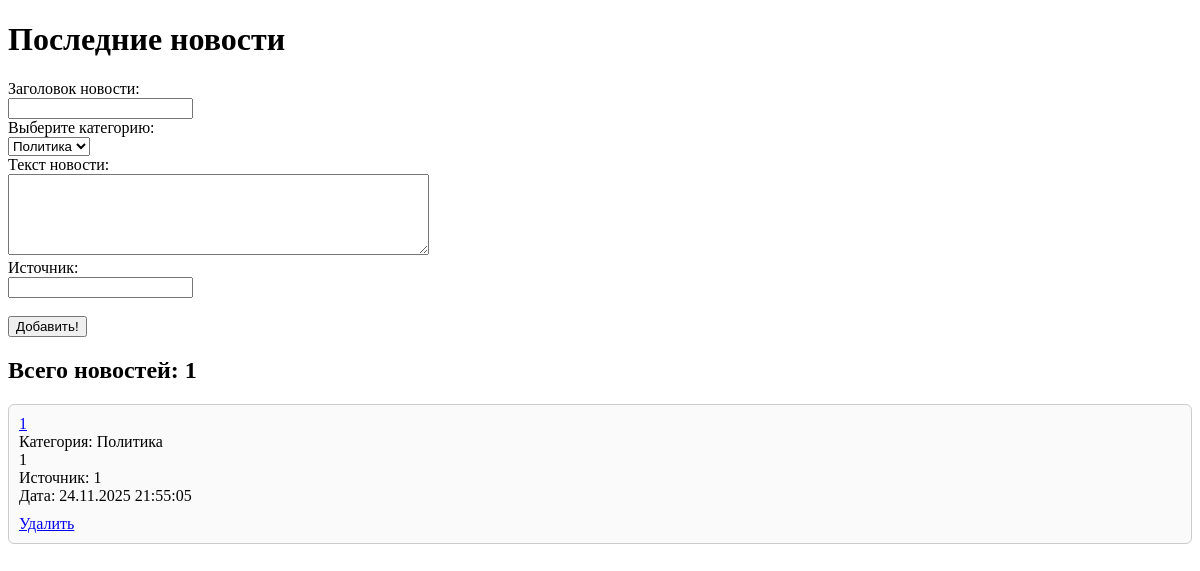
Before: /news.php with the older database file.
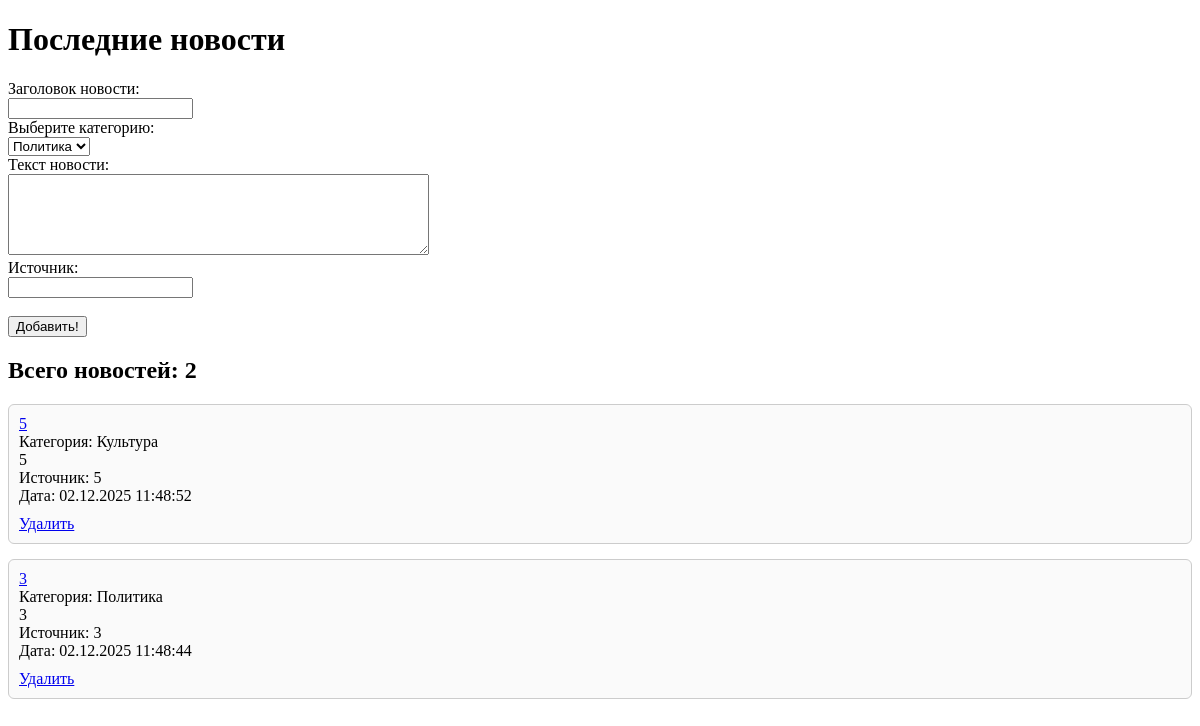
After: the same page with the newer database file.
### tables this page shows
CREATE TABLE msgs(
                    id INTEGER PRIMARY KEY AUTOINCREMENT,
                    title TEXT,
                    category INTEGER,
                    description TEXT,
                    source TEXT,
                    datetime INTEGER
                );

### NewsDB.class.php (called while the page is built, shortened)
<?php
class NewsDB implements INewsDB {
    private $_db;
    public function __construct() {
        try {
            $this->_db = new SQLite3(self::DB_NAME);
            $this->_db->busyTimeout(5000);
            $this->initDatabase();
        } catch (Exception $e) {
            die("Ошибка подключения к базе данных: " . $e->getMessage());
        }
    }
    private function initDatabase() {
        $tableExists = $this->_db->querySingle("SELECT name FROM sqlite_master WHERE type='table' AND name='msgs'");
    }
    public function getNews() {
        try {
            $query = "
                SELECT msgs.id as id, title, category.name as category, description, source, datetime
                FROM msgs
                LEFT JOIN category ON category.id = msgs.category
                ORDER BY msgs.id DESC
            ";
            $result = $this->_db->query($query);
            $news = [];
            while ($row = $result->fetchArray(SQLITE3_ASSOC)) {
                $news[] = $row;
            }
            return $news;
        } catch (Exception $e) {
            return false;
        }
    }
}
?>

### get_news.inc.php (the view)
<?php
$newsData = $news->getNews();
if ($newsData === false) {
    $errMsg = "Произошла ошибка при выводе новостной ленты";
    echo "<div class='error'>" . htmlspecialchars($errMsg) . "</div>";
} else {
    $newsCount = count($newsData);
    echo "<h2>Всего новостей: " . $newsCount . "</h2>";
    if ($newsCount > 0) {
        echo "<div id='news-list'>";
        foreach ($newsData as $newsItem) {
            echo "<div class='news-item'>";
            echo "<div class='news-title'>";
            echo "<a href='?view=" . $newsItem['id'] . "'>" . htmlspecialchars($newsItem['title']) . "</a>";
            echo "</div>";
            echo "<div class='news-category'>Категория: " . htmlspecialchars($newsItem['category']) . "</div>";
            echo "<div class='news-description'>" . htmlspecialchars($newsItem['description']) . "</div>";
            echo "<div class='news-source'>Источник: " . htmlspecialchars($newsItem['source']) . "</div>";
            echo "<div class='news-date'>Дата: " . date('d.m.Y H:i:s', $newsItem['datetime']) . "</div>";
            echo "<div style='margin-top: 10px;'>";
            echo "<a href='?delete=" . $newsItem['id'] . "' class='delete-link' onclick=\"return confirm('Вы уверены, что хотите удалить эту новость?')\">Удалить</a>";
            echo "</div>";
            echo "</div>";
        }
        echo "</div>";
    } else {
        echo "<p>Новостей пока нет.</p>";
    }
}
?>

### news.php (shortened to what this page needs)
<?php
require_once 'NewsDB.class.php';
$news = new NewsDB();
?>
<!DOCTYPE html>
<html>
<head>
  <link rel="stylesheet" href="news_style.css">
</head>
<body>
  <h1>Последние новости</h1>
  <form action="<?= $_SERVER['PHP_SELF']; ?>" method="post">
    Заголовок новости:<br>
    <input type="text" name="title"><br>
    Выберите категорию:<br>
    <select name="category">
      <option value="1">Политика</option>
    </select>
    <br />
    Текст новости:<br>
    <textarea name="description" cols="50" rows="5"></textarea><br>
    Источник:<br>
    <input type="text" name="source"><br>
    <br>
    <input type="submit" value="Добавить!">
  </form>
  <?php include 'get_news.inc.php'; ?>
</body>
</html>

### news_style.css (style rules this page uses)
.news-item { margin-bottom: 15px; padding: 10px; border: 1px solid #ccc; border-radius: 6px; background: #fafafa; }

Changed rows visible on the page:
removed msgs: title "1", category "Политика", description "1", source "1", datetime "24.11.2025 21:55:05"
added msgs: title "5", category "Культура", description "5", source "5", datetime "02.12.2025 11:48:52"
added msgs: title "3", category "Политика", description "3", source "3", datetime "02.12.2025 11:48:44"
Other visible differences:
$newsCount: "1" → "2"
